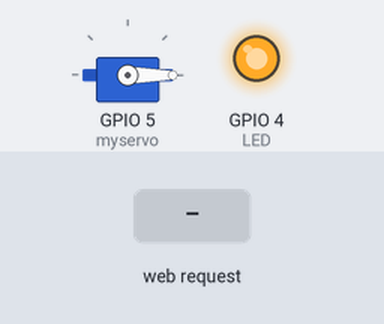
A sketch run on a simulated ESP8266 (NodeMCU). Shown: servo, output pins drawn as LEDs (lit = HIGH). The inputs (shaded band) are chosen by the test bench. WiFi joins after 1.5 s; servers stay silent unless stated; what the sketch prints to the serial monitor is not drawn.

Above: at 2.7 s.
2.8 s: HTTP request GET /LED_On received
At 3.1 s:
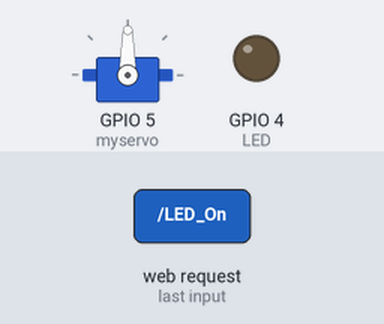
4.3 s: HTTP request GET /LED_Off received
At 5.4 s:
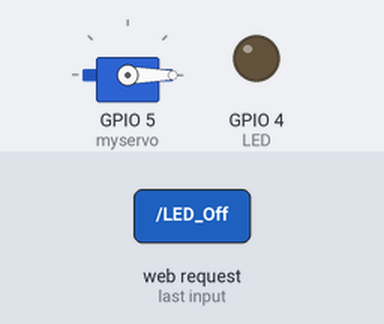
Timing chart, 0 to 7.3 s (numbered marks = the images above; inputs shaded):
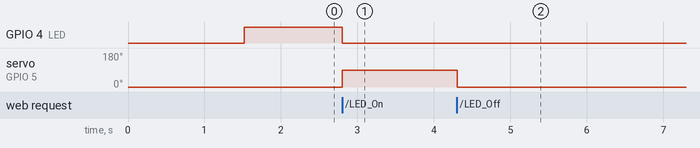

Measured:
- after the input at 2.8 s, GPIO 4 (LED): HIGH → LOW at once; servo on GPIO 5 (myservo): 0° → 90° at once
- after the input at 4.3 s, servo on GPIO 5 (myservo): 90° → 0° at once

The sketch:

server.ino
```cpp
#include <ESP8266WiFi.h>
#include <Servo.h>
#define LED 4
Servo myservo; //declare servo

const char* ssid = "Poco M3";                  // Your wifi Name
const char* password = "12345678"; // Your wifi Password
const char* Commands_Reply;                 // The command variable that is sent to the client

const char * host = "192.168.167.12";          // IP Client

int flag = 0;

WiFiServer server(80);

void setup() {
  // put your setup code here, to run once:

  pinMode(LED, OUTPUT); // Declare the LED as an output
  myservo.attach(5);
  myservo.write(0);
  Serial.begin(115200);                     // initialize serial:
  delay(10);

Serial.println("");
  Serial.println("Server-------------------------------");
  Serial.print("Configuring access point");
  WiFi.begin(ssid, password);


  // Waiting to connect to wifi
  while (WiFi.status() != WL_CONNECTED) {
    delay(10);
    Serial.print(".");
  }
    Serial.println("");
    Serial.println("WiFi connected");

  // Start the server
    server.begin();
    Serial.println("Server started");

  // Print the IP address
    Serial.print("Use this URL to connect: ");
    Serial.print("http://");
    Serial.print(WiFi.localIP());
    Serial.println("/");
    Serial.println("-------------------------------------");
    Serial.println("");
}

void loop() {

WiFiClient client = server.available();
  if (!client) {
     int led = 4;
     if (flag == 0){digitalWrite(LED, HIGH);}
    return;
  }
   // Wait until the client sends some data
  Serial.println("Server-------------------------------");
  Serial.println("New client");
  Serial.print("From client = ");
  while(!client.available()){
      delay(1);
  }

  // Read the first line of the request -------------------------------------
   String req = client.readStringUntil('\r');
   Serial.println(req);
   client.flush();

   if (req.indexOf("LED_On") != -1){
      Commands_Reply = "LED Status : On";
      Serial.print("Server send = ");
      Serial.println(Commands_Reply);
      client.print(String("GET ") + Commands_Reply + " HTTP/1.1\r\n" + "Host: " + host + "\r\n" + "Connection: close\r\n\r\n");
      flag = 1;
      digitalWrite(LED, LOW);
      myservo.write(90);

    }
   else if (req.indexOf("LED_Off") != -1){
    Commands_Reply = "LED Status : Off";
    Serial.print("Server send = ");
      Serial.println(Commands_Reply);
      client.print(String("GET ") + Commands_Reply + " HTTP/1.1\r\n" + "Host: " + host + "\r\n" + "Connection: close\r\n\r\n");
    digitalWrite(LED, LOW);
     myservo.write(0);

    }
   else {
     Serial.println("invalid request");
     client.stop();
     return;
    }

   client.flush();
   Serial.println("Client disonnected");
   Serial.println("-------------------------------------");
   Serial.println("");
}
```
